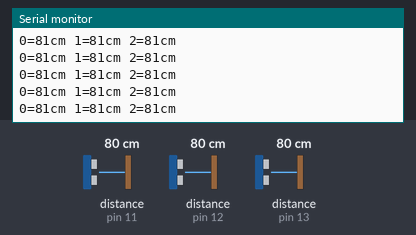
Recording of a sketch running on a simulated Arduino Uno, built with avr-gcc and run on an emulated ATmega328P. Parts: the last lines printed to the serial monitor. The test bench sets the inputs (shaded band); at power-on: distance to the obstacle (sensors on pin 11, pin 12, pin 13) 80 cm. The echo pulse lasts 58.3 µs per cm.

Above: at 1.2 s.
1.3 s: distance to the obstacle (sensor on pin 11) set to 2 cm
At 1.35 s:
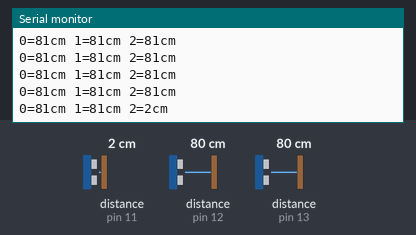
4.3 s: distance to the obstacle (sensor on pin 12) set to 60 cm
At 4.43 s:
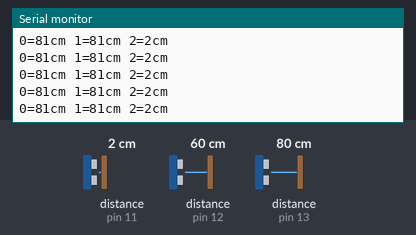
7.3 s: distance to the obstacle (sensor on pin 13) set to 35 cm
At 7.33 s:
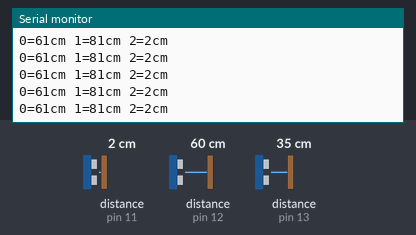
10.3 s: distance to the obstacle (sensor on pin 12) set to 4 cm
At 10.33 s:
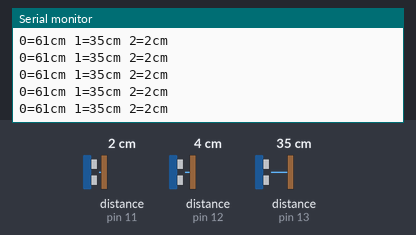
13.3 s: distance to the obstacle (sensor on pin 12) set to 9 cm
At 13.43 s:
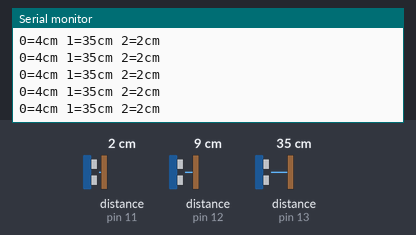
16.3 s: distance to the obstacle (sensor on pin 11) set to 4 cm
At 16.38 s:
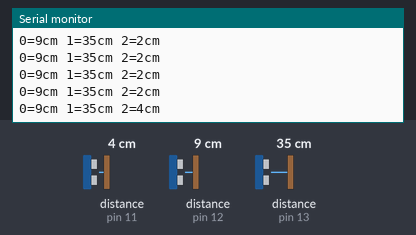
Timing chart, 0 to 18.8 s (numbered marks = the images above; inputs shaded):
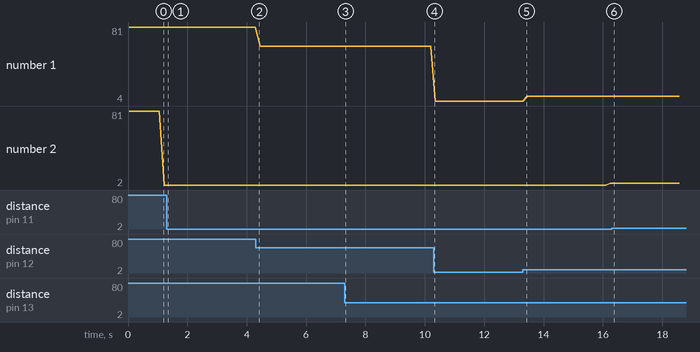

Measured:
- plotted number 1: 81 → 61 after the input at 4.3 s, 61 → 4 after the input at 10.3 s, 4 → 9 after the input at 13.3 s

The sketch:

tes_ultrasonik.ino
```cpp
#include <NewPing.h>

#define SONAR_NUM 3      // Number of sensors.
#define MAX_DISTANCE 200 // Maximum distance (in cm) to ping.

NewPing sonar[SONAR_NUM] = {   // Sensor object array.
  NewPing(12, 12, MAX_DISTANCE), // Each sensor's trigger pin, echo pin, and max distance to ping.
  NewPing(13, 13, MAX_DISTANCE),
  NewPing(11, 11, MAX_DISTANCE),
};

void setup() {
  Serial.begin(115200); // Open serial monitor at 115200 baud to see ping results.
}

void loop() {
  for (uint8_t i = 0; i < SONAR_NUM; i++) { // Loop through each sensor and display results.
    delay(50); // Wait 50ms between pings (about 20 pings/sec). 29ms should be the shortest delay between pings.
    Serial.print(i);
    Serial.print("=");
    Serial.print(sonar[i].ping_cm());
    Serial.print("cm ");
  }
  Serial.println();
}
```
